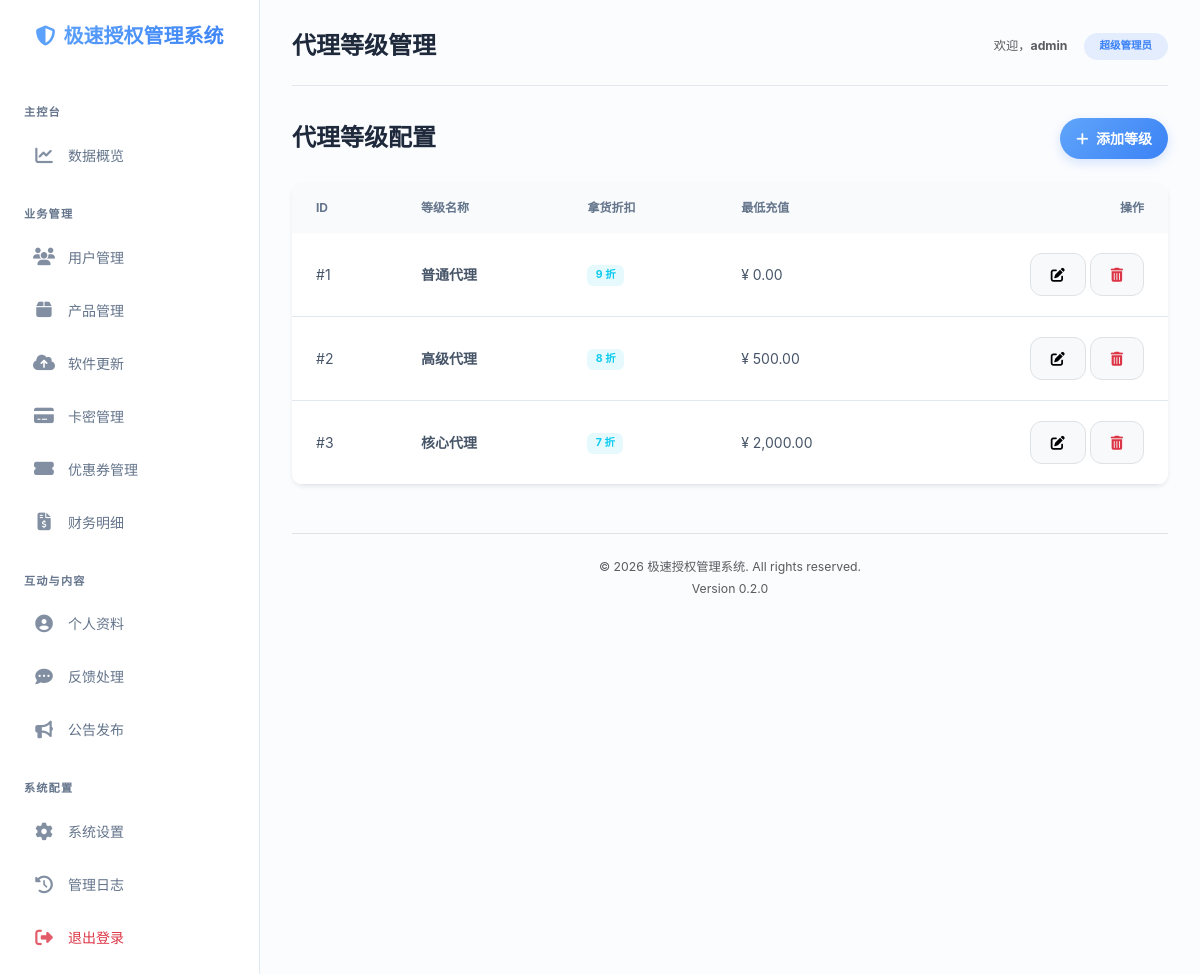
The page /admin/admin_levels.php (signed in) on the database its author committed.
### tables this page shows
CREATE TABLE IF NOT EXISTS `settings` (
  `key` varchar(50) NOT NULL,
  `value` text,
  PRIMARY KEY (`key`)
);

CREATE TABLE IF NOT EXISTS `agent_levels` (
  `id` int(11) NOT NULL AUTO_INCREMENT,
  `name` varchar(50) NOT NULL,
  `discount` decimal(3,2) DEFAULT '1.00',
  `min_recharge` decimal(10,2) DEFAULT '0.00',
  PRIMARY KEY (`id`)
);

### core/template.php (called while the page is built, shortened)
<?php
function render_layout($content, $page_title = '授权管理系统', $layout_type = 'user') {
    $current_page = basename($_SERVER['PHP_SELF']);
    include __DIR__ . '/../includes/layout.php';
    exit;
}
function get_sidebar_menu($layout_type = 'user') {
    $admin_path = get_setting('admin_path', 'admin');
    if ($layout_type === 'admin') {
        return [
            ['title' => '主控台', 'type' => 'section'],
            ['title' => '数据概览', 'icon' => 'fas fa-chart-line', 'url' => BASE_URL . $admin_path . '/admin.php', 'id' => 'admin.php'],
            ['title' => '业务管理', 'type' => 'section'],
            ['title' => '用户管理', 'icon' => 'fas fa-users', 'url' => BASE_URL . $admin_path . '/admin_users.php', 'id' => 'admin_users.php'],
            ['title' => '产品管理', 'icon' => 'fas fa-box', 'url' => BASE_URL . $admin_path . '/admin_product.php', 'id' => 'admin_product.php'],
            ['title' => '软件更新', 'icon' => 'fas fa-cloud-upload-alt', 'url' => BASE_URL . $admin_path . '/admin_updates.php', 'id' => 'admin_updates.php'],
            ['title' => '卡密管理', 'icon' => 'fas fa-credit-card', 'url' => BASE_URL . $admin_path . '/admin_cards.php', 'id' => 'admin_cards.php'],
            ['title' => '优惠券管理', 'icon' => 'fas fa-ticket-alt', 'url' => BASE_URL . $admin_path . '/admin_coupons.php', 'id' => 'admin_coupons.php'],
            ['title' => '财务明细', 'icon' => 'fas fa-file-invoice-dollar', 'url' => BASE_URL . $admin_path . '/admin_finance.php', 'id' => 'admin_finance.php'],
            ['title' => '互动与内容', 'type' => 'section'],
            ['title' => '个人资料', 'icon' => 'fas fa-user-circle', 'url' => BASE_URL . $admin_path . '/admin_profile.php', 'id' => 'admin_profile.php'],
            ['title' => '反馈处理', 'icon' => 'fas fa-comment-dots', 'url' => BASE_URL . $admin_path . '/admin_feedback.php', 'id' => 'admin_feedback.php'],
            ['title' => '公告发布', 'icon' => 'fas fa-bullhorn', 'url' => BASE_URL . $admin_path . '/admin_articles.php', 'id' => 'admin_articles.php'],
            ['title' => '系统配置', 'type' => 'section'],
            ['title' => '系统设置', 'icon' => 'fas fa-cog', 'url' => BASE_URL . $admin_path . '/admin_settings.php', 'id' => 'admin_settings.php'],
            ['title' => '管理日志', 'icon' => 'fas fa-history', 'url' => BASE_URL . $admin_path . '/admin_logs.php', 'id' => 'admin_logs.php'],
            ['title' => '退出登录', 'icon' => 'fas fa-sign-out-alt', 'url' => BASE_URL . 'logout.php', 'id' => 'logout', 'class' => 'text-danger']
        ];
    }
}
?>

### core/config.php (called while the page is built, shortened)
<?php
try {
    $dsn = "mysql:host=" . DB_HOST . ";dbname=" . DB_NAME . ";charset=utf8mb4";
    $pdo = new PDO($dsn, DB_USER, DB_PASS);
    $pdo->setAttribute(PDO::ATTR_ERRMODE, PDO::ERRMODE_EXCEPTION);
    $pdo->setAttribute(PDO::ATTR_DEFAULT_FETCH_MODE, PDO::FETCH_ASSOC);
} catch (PDOException $e) {
    die("Database connection failed: " . $e->getMessage());
}
function get_setting($key, $default = '') {
    global $pdo;
    $stmt = $pdo->prepare("SELECT value FROM settings WHERE `key` = ?");
    $stmt->execute([$key]);
    $res = $stmt->fetchColumn();
    return $res !== false ? $res : $default;
}
?>

### admin/admin_levels.php (the view, shortened to what this page needs)
<?php
global $pdo;
$levels = $pdo->query("SELECT * FROM agent_levels ORDER BY id ASC")->fetchAll();
$page_title = '代理等级管理';
?>
<div class="d-flex justify-content-between align-items-center mb-4">
    <h4 class="fw-bold mb-0">代理等级配置</h4>
    <button class="btn btn-primary btn-sm rounded-pill px-3" onclick="openAddModal()">
        <i class="fas fa-plus me-1"></i> 添加等级
    </button>
</div>
<div class="card border-0 shadow-sm">
    <div class="card-body p-0">
        <div class="table-responsive">
            <table class="table align-middle table-hover mb-0">
                <thead>
                    <tr>
                        <th>ID</th>
                        <th>等级名称</th>
                        <th>拿货折扣</th>
                        <th>最低充值</th>
                        <th class="text-end">操作</th>
                    </tr>
                </thead>
                <tbody>
                    <?php foreach ($levels as $lv): ?>
                        <tr>
                            <td>#<?php echo $lv['id']; ?></td>
                            <td><strong><?php echo htmlspecialchars($lv['name']); ?></strong></td>
                            <td><span class="badge bg-info bg-opacity-10 text-info"><?php echo $lv['discount'] * 10; ?> 折</span></td>
                            <td>¥ <?php echo number_format($lv['min_recharge'], 2); ?></td>
                            <td class="text-end">
                                <button class="btn btn-sm btn-light border" onclick='openEditModal(<?php echo json_encode($lv); ?>)'>
                                    <i class="fas fa-edit"></i>
                                </button>
                                <form method="POST" class="d-inline" onsubmit="return confirm('确定要删除吗？')">
                                    <button type="submit" class="btn btn-sm btn-light border text-danger">
                                        <i class="fas fa-trash-alt"></i>
                                    </button>
                                </form>
                            </td>
                        </tr>
                    <?php endforeach; ?>
                </tbody>
            </table>
        </div>
    </div>
</div>
<?php
$content = ob_get_clean();
render_layout($content, $page_title, 'admin');
?>

### includes/layout.php (shortened to what this page needs)
<!DOCTYPE html>
<html lang="zh-CN">
<head>
    <link href="https://cdn.staticfile.org/bootstrap/5.3.0/css/bootstrap.min.css" rel="stylesheet">
    <link href="https://cdn.staticfile.org/font-awesome/6.4.0/css/all.min.css" rel="stylesheet">
    <link rel="stylesheet" href="../assets/css/style.css">
</head>
<body>
    <div class="wrapper">
        <aside class="sidebar <?php echo ($layout_type === 'admin') ? 'sidebar-dark' : ''; ?>" id="sidebar">
            <div class="sidebar-header">
                <?php if ($logo = get_setting('site_logo')): ?>
                    <img src="<?php echo BASE_URL . $logo; ?>" alt="Logo" class="img-fluid mb-2" style="max-height: 40px;">
                <?php else: ?>
                    <h2><i class="fas fa-shield-halved me-2"></i><?php echo get_setting('site_name'); ?></h2>
                <?php endif; ?>
            </div>
            <ul class="nav-menu">
                <?php foreach (get_sidebar_menu($layout_type) as $menu_item): ?>
                    <?php if (isset($menu_item['type']) && $menu_item['type'] === 'section'): ?>
                        <li class="nav-section"><?php echo $menu_item['title']; ?></li>
                    <?php else: ?>
                        <li class="nav-item">
                            <a href="<?php echo $menu_item['url']; ?>"
                               class="nav-link <?php echo ($current_page === $menu_item['id']) ? 'active' : ''; ?> <?php echo $menu_item['class'] ?? ''; ?>">
                                <i class="<?php echo $menu_item['icon']; ?>"></i>
                                <span><?php echo $menu_item['title']; ?></span>
                            </a>
                        </li>
                    <?php endif; ?>
                <?php endforeach; ?>
            </ul>
        </aside>
        <main class="main-content">
            <header class="admin-navbar">
                <div class="d-flex align-items-center">
                    <h4 class="mb-0"><?php echo $page_title; ?></h4>
                </div>
                <?php if ($layout_type === 'admin'): ?>
                    <div class="user-info d-flex align-items-center d-none d-sm-flex">
                        <span class="me-3 text-muted small">欢迎，<strong><?php echo htmlspecialchars($_SESSION['admin_username']); ?></strong></span>
                        <div class="badge bg-primary bg-opacity-10 text-primary px-3 py-2 rounded-pill fw-bold">超级管理员</div>
                    </div>
                <?php endif; ?>
            </header>
            <div class="container-fluid p-0">
                <?php echo $content; ?>
            </div>
            <footer class="mt-5 pt-4 border-top text-center text-muted small">
                <p class="mb-0">&copy; <?php echo date('Y'); ?> <?php echo get_setting('site_name'); ?>. All rights reserved.</p>
                <p class="mt-1">Version <?php echo SYSTEM_VERSION; ?></p>
            </footer>
        </main>
    </div>
</body>
</html>

### assets/css/style.css (style rules this page uses)
:root { --primary: #3b82f6; --primary-gradient: linear-gradient(135deg, #60a5fa 0%, #3b82f6 100%); --primary-light: #eff6ff; --primary-dark: #1d4ed8; --bg-main: #f8fafc; --bg-card: #ffffff; --text-main: #1e293b; --text-muted: #64748b; --border: #e2e8f0; --radius: 12px; --shadow: 0 4px 6px -1px rgba(0, 0, 0, 0.05), 0 2px 4px -1px rgba(0, 0, 0, 0.03); }
body { font-family: 'Inter', system-ui, -apple-system, sans-serif; background: var(--bg-main); color: var(--text-main); margin: 0; font-size: 14px; -webkit-font-smoothing: antialiased; }
.wrapper { display: flex; min-height: 100vh; }
.sidebar { width: 260px; background: var(--bg-card); border-right: 1px solid var(--border); padding: 1.5rem 0; flex-shrink: 0; display: flex; flex-direction: column; }
.sidebar-header { padding: 0 1.5rem 2rem; text-align: center; }
.sidebar-header h2 { font-size: 1.25rem; font-weight: 800; background: var(--primary-gradient); -webkit-background-clip: text; -webkit-text-fill-color: transparent; margin: 0; }
.nav-menu { list-style: none; padding: 0; margin: 0; }
.nav-section { padding: 1.5rem 1.5rem 0.5rem; font-size: 0.7rem; font-weight: 700; text-uppercase; color: var(--text-muted); letter-spacing: 0.1em; }
.nav-item { padding: 0.25rem 1rem; }
.nav-link { display: flex; align-items: center; padding: 0.75rem 1rem; color: #64748b; text-decoration: none; border-radius: var(--radius); transition: all 0.2s cubic-bezier(0.4, 0, 0.2, 1); font-weight: 500; }
.nav-link i { width: 24px; margin-right: 12px; font-size: 1.1rem; opacity: 0.8; text-align: center; }
.main-content { flex-grow: 1; padding: 2rem; background: #fbfcfe; }
.admin-navbar { display: flex; justify-content: space-between; align-items: center; padding-bottom: 1.5rem; margin-bottom: 2rem; border-bottom: 1px solid var(--border); }
.admin-navbar h4 { font-weight: 700; margin: 0; font-size: 1.5rem; color: var(--text-main); }
.card { background: var(--bg-card); border: 1px solid var(--border); border-radius: var(--radius); box-shadow: var(--shadow); overflow: hidden; margin-bottom: 1.5rem; border: none; }
.card-body { padding: 1.5rem; }
.btn { font-weight: 600; padding: 0.625rem 1.25rem; border-radius: var(--radius); transition: all 0.2s; border: none; }
.btn-primary { background: var(--primary-gradient); color: #fff; box-shadow: 0 4px 12px rgba(59, 130, 246, 0.2); }
.table { margin: 0; }
.table thead th { background: #f8fafc; font-size: 0.75rem; font-weight: 700; text-uppercase; color: var(--text-muted); border: none; padding: 1rem 1.5rem; }
.table tbody td { padding: 1.25rem 1.5rem; vertical-align: middle; border-bottom: 1px solid var(--border); color: #475569; }
.badge { font-weight: 700; padding: 0.5em 0.8em; border-radius: 6px; }
.text-primary { color: var(--primary) !important; }

### rows shown on the page
settings: value "极速授权管理系统"
agent_levels: id "1", name "普通代理", $lv['discount']*10 "9", min_recharge "0.00"
agent_levels: id "2", name "高级代理", $lv['discount']*10 "8", min_recharge "500.00"
agent_levels: id "3", name "核心代理", $lv['discount']*10 "7", min_recharge "2,000.00"

### other values the page prints
$menu_item['title'] "主控台"
$menu_item['title'] "数据概览"
$menu_item['title'] "业务管理"
$menu_item['title'] "用户管理"
$menu_item['title'] "产品管理"
$menu_item['title'] "软件更新"
$menu_item['title'] "卡密管理"
$menu_item['title'] "优惠券管理"
$menu_item['title'] "财务明细"
$menu_item['title'] "互动与内容"
$menu_item['title'] "个人资料"
$menu_item['title'] "反馈处理"
$menu_item['title'] "公告发布"
$menu_item['title'] "系统配置"
$menu_item['title'] "系统设置"
